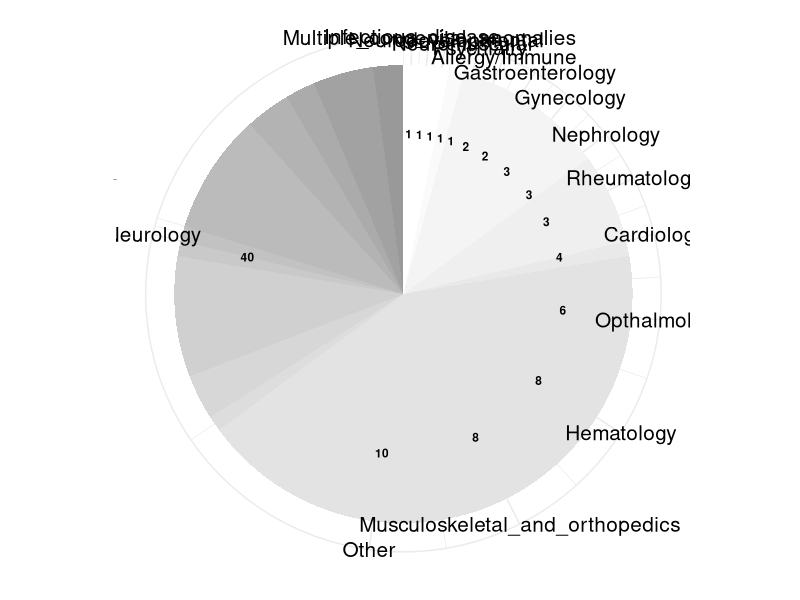
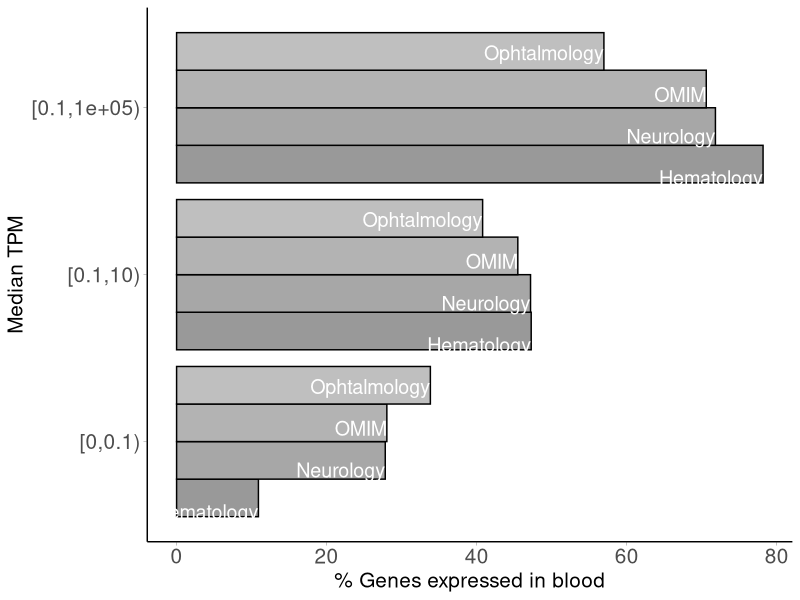
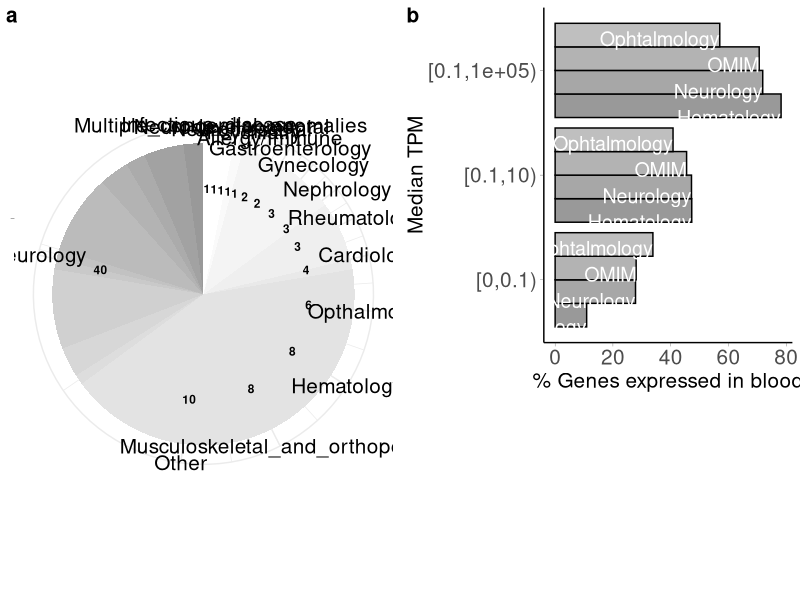

These charts were generated, in order, by the following R code:
#!/bin/R

# Code to generate figure 1.
# Figure 1A: pie chart of broad disease categories
# Figure 1B: Expression in blood of disease genes


#--- Libraries

library(cowplot)
library(ggplot2)
library(RColorBrewer)
library(ggpubr)
library(dplyr)


#--- Main
# Load Fig1a data
fig1a=read.table('Fig1a_data.txt', header=T)

# Load fig1b data
fig1b=read.table('Fig1b_data.txt', header=T)

#--- Figures
fsize=15
RD_theme=theme_classic()+
	theme(axis.text.x= element_text(size=fsize),
	axis.text.y= element_text(size=fsize), 
	axis.title = element_text(size = fsize), 
    legend.text = element_text(size = fsize-1), 
    legend.title = element_text(size = fsize), 
    axis.ticks = element_line(size = 0.1))


# Figure 1A
blank_theme <- theme_minimal()+
  theme(
  axis.title.x = element_blank(),
  axis.title.y = element_blank(),
  plot.title=element_text(size=fsize, face="bold"),axis.text.x= element_text(size=fsize),
	axis.text.y= element_text(size=fsize), 
	axis.title = element_text(size = fsize), 
    legend.text = element_text(size = fsize-1), 
    legend.title = element_text(size = fsize), 
    axis.ticks = element_line(size = 0.1)
  )

y.breaks <- cumsum(fig1a$counts) - fig1a$counts/2
fig1a =fig1a %>% mutate(cumulative=cumsum(counts),midpoint=cumulative-(counts/2))
fig1a_plot= ggplot(fig1a, aes(x="", y=counts, fill=disease_category))+
	geom_bar(width = 1, stat = "identity")+
	coord_polar("y", start=0)+ 
	scale_fill_grey(start = 0.6, end = 1) +  
	blank_theme + theme(legend.position="top")+
	labs(fill="Disease category")+
	scale_y_continuous(
        breaks=y.breaks,   # where to place the labels
        labels=fig1a$disease_category)+# the labels
    theme(legend.position="", axis.text = element_text(colour="black", size = 10))+ 
    geom_text(aes(x=1.2, y=midpoint, label=counts), color="black", fontface="bold", size=3)


ggsave('Fig1a.pdf', fig1a_plot, path='.', width=6, height=6)


# Figure 1B
disease_colors=brewer.pal(12,"Paired")
col_panelB=c(grey.colors(n=11,start = 0.6, end = 1)[1:4],disease_colors[10])


fig1b_plot= ggplot(fig1b, aes(x=bin, y=pct_genes, fill=DISEASE))+
	geom_bar(stat="identity", position="dodge", color="black")+ 
	scale_fill_manual(values=col_panelB,name="",guide = guide_legend(nrow=2)) +
	labs(x='Median TPM', y='% Genes expressed in blood')+
	geom_text(stat='identity',aes(label=fig1b$DISEASE),vjust=1,hjust=1 ,color="white", size=fsize/3, position = position_dodge(width=1))+
	RD_theme+
	coord_flip()+
	#geom_text(aes(x=bin, y=6, label=pct_in_blood_bin_df$DISEASE), color="white", fontface="bold", size=3.3, position = position_dodge())+
	theme(legend.position="")


ggsave('Fig1b.pdf', fig1b_plot, path='.', width=6, height=6)


# Figure 1
fig1_plot=ggdraw()+draw_plot(fig1a_plot, 0,0,1/2,1)+
	draw_plot(fig1b_plot, 1/2,1/3,1/2,2/3)+
	draw_plot_label(c('a', 'b'), c(0,1/2), c(1,1), size = 15)

#combined_plots
pdf('Figure1.pdf', w=9, h=9)
fig1_plot
dev.off()

## NOTE: Final version of this plot was modified using inkscape for aesthetics purposes

